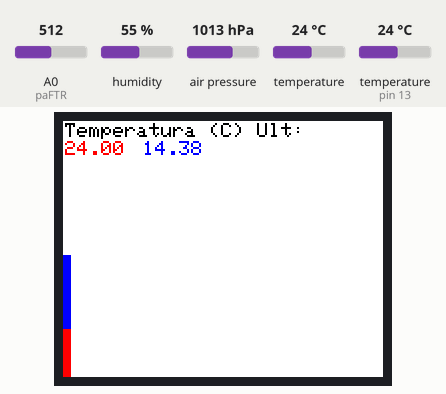
Simulated run of this sketch. Board: Arduino Uno, built with avr-gcc and run on an emulated ATmega328P. On the bench: 160×128 colour display. Inputs (shaded band) come from the test bench; at power-on: A0 (paFTR) = 512, humidity 55 %, air pressure 1013 hPa, temperature 24 °C, temperature (sensor on pin 13) 24 °C. What the sketch prints to the serial monitor is not drawn.

Above: at 1.3 s.
1.4 s: A0 (paFTR) set to 716
At 6.2 s:
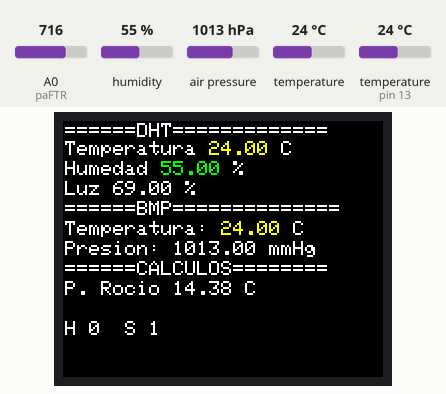
7.6 s: humidity set to 22 %
At 13.4 s:
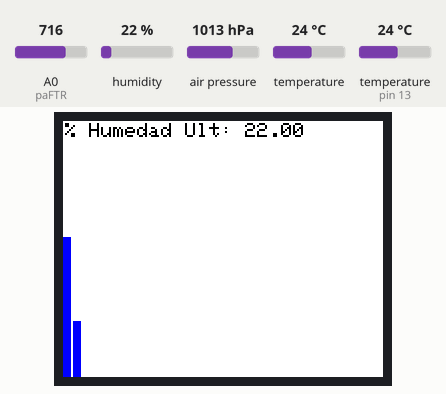
13.8 s: air pressure set to 952 hPa
At 19.9 s:
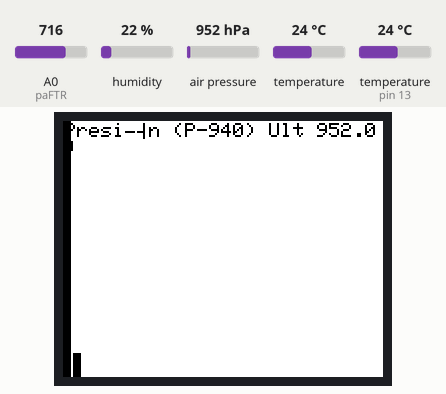
20.0 s: temperature (sensor 0) set to 12 °C
At 21.6 s:
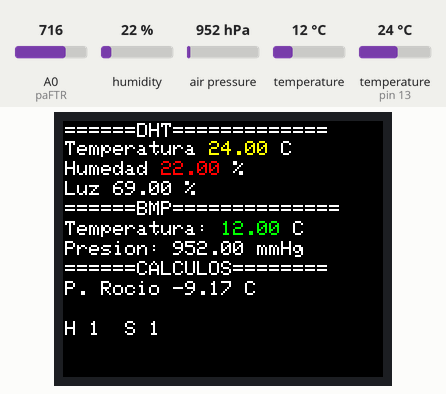
26.2 s: temperature (sensor on pin 13) set to 12 °C
At 32.1 s:
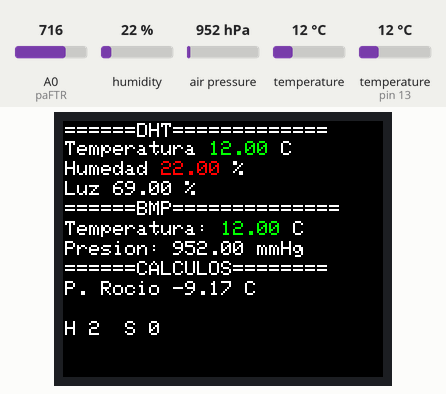
32.8 s: A0 (paFTR) set to 992
At 39.8 s:
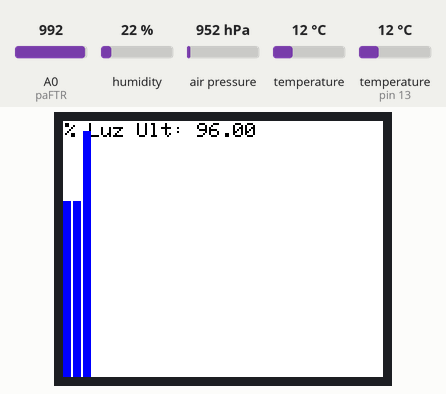
Timing chart, 0 to 40.0 s (numbered marks = the images above; inputs shaded):
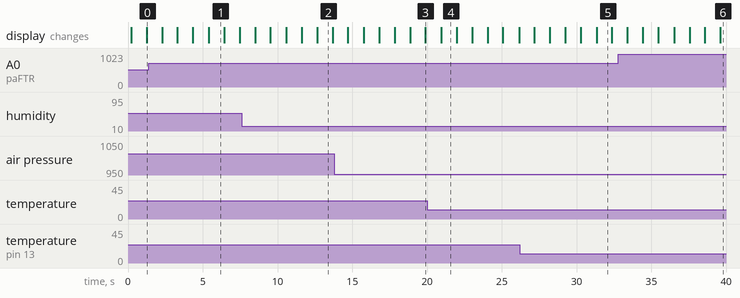

The sketch:

ESTACION_METEO_YUN.ino
```cpp
//Definicion nº pasos grafica
#define _GRAPH_PASS 40
#define _GRAPH_ANCH 5
#define _PASS_REG_GRAF 2

//Puertos
//DHT
#define pdDHT 13
//fotoresistencia
#define paFTR A0

//LCD
#define TFT_SCLK 12
#define TFT_MOSI 11
#define TFT_CS 9
#define TFT_DC 10
#define TFT_RS 8

//BMP
//define I2C_DIR_BMP

#include <Adafruit_Sensor.h>
#include <Adafruit_BMP085.h>

#include <dht.h>

#include <Adafruit_GFX.h>
#include <Adafruit_ST7735.h>


dht DHT;

Adafruit_ST7735 miPantalla = Adafruit_ST7735(TFT_CS, TFT_DC, TFT_MOSI, TFT_SCLK, TFT_RS);

Adafruit_BMP085 bmp;

float a_temp[_GRAPH_PASS];
float a_pr[_GRAPH_PASS];
float a_hum[_GRAPH_PASS];
float a_lum[_GRAPH_PASS];
float a_pres[_GRAPH_PASS];
int hora=0;
int seg=0;

void InitMat() {
  for (int i=0;i<_GRAPH_PASS;i++) {
    a_temp[i]=0;
    a_pr[i]=0;
    a_hum[i]=0;
    a_lum[i]=0;
    a_pres[i]=950;
  }
}


void setup() {
  // put your setup code here, to run once:
  miPantalla.initR(INITR_BLACKTAB);
  miPantalla.setRotation(1);
  InitMat();
  Serial.begin(9600);
  if (!bmp.begin()) {
    Serial.println("Could not find a valid BMP085 sensor, check wiring!");
    while (1) {}
  }
  Serial.println("Empezamos...");
}

void LCDColorTextoT(float &valor) {
  if (valor < 0) {
    miPantalla.setTextColor(ST7735_BLUE);
  } else if (valor >= 0 && valor < 10) {
    miPantalla.setTextColor(ST7735_YELLOW);
  } else if (valor >= 10 && valor < 20) {
    miPantalla.setTextColor(ST7735_GREEN);
  } else if(valor>=20 && valor<30) {
    miPantalla.setTextColor(ST7735_YELLOW);
  } else
  {
    miPantalla.setTextColor(ST7735_RED);
  }
}

void LCDColorTextoH(float &valor) {
  if(valor<30) {
    miPantalla.setTextColor(ST7735_RED);
  } else if(valor>=30 && valor<60) {
    miPantalla.setTextColor(ST7735_GREEN);
  } else if(valor>=60 && valor<90) {
    miPantalla.setTextColor(ST7735_YELLOW);
  } else {
    miPantalla.setTextColor(ST7735_BLUE);
  }
}

float ConvertPaTommHg(float &valor) {
  return (valor*1013.25)/101325;
}

float PuntoRocio(float &temp, float &hum) {
  return pow((hum/100),0.125)*(112+0.9*temp)+(0.1*temp)-112;
}

void LCDDatos(float &temp, float &hum, float &lum, float &press, float &temp01) {
  miPantalla.fillScreen(ST7735_BLACK);
  miPantalla.setTextColor(ST7735_WHITE);
  miPantalla.setCursor(1, 1);
  miPantalla.print("======DHT=============");
  miPantalla.setCursor(1, 10);
  miPantalla.print("Temperatura ");
  LCDColorTextoT(temp);
  miPantalla.print(temp);
  miPantalla.setTextColor(ST7735_WHITE);
  miPantalla.print(" C");
  miPantalla.setCursor(1, 20);
  miPantalla.print("Humedad ");
  LCDColorTextoH(hum);
  miPantalla.print(hum);
  miPantalla.setTextColor(ST7735_WHITE);
  miPantalla.print(" %");
  miPantalla.setCursor(1, 30);
  miPantalla.print("Luz ");
  miPantalla.print(lum);
  miPantalla.print(" %");
  miPantalla.setCursor(1, 40);
  miPantalla.print("======BMP==============");
  miPantalla.setCursor(1, 50);
  miPantalla.print("Temperatura: ");
  LCDColorTextoT(temp01);
  miPantalla.print(temp01);
  miPantalla.setTextColor(ST7735_WHITE);
  miPantalla.print(" C");
  miPantalla.setCursor(1, 60);
  miPantalla.print("Presion: ");
  miPantalla.print(ConvertPaTommHg(press));
  miPantalla.print(" mmHg");
  miPantalla.setCursor(1,70);
  miPantalla.print("======CALCULOS========");
  miPantalla.setCursor(1,80);
  miPantalla.print("P. Rocio ");
  miPantalla.print(PuntoRocio(temp01,hum));
  miPantalla.print(" C");

  miPantalla.setCursor(1,100);
  miPantalla.print("H ");
  miPantalla.print(hora);
  miPantalla.print("  S ");
  miPantalla.print(seg);
}

void ToGCoord (int &x, int &y) {
  x+=12;
  y+=8;
}

void GpTemp () {
  miPantalla.fillScreen(ST7735_WHITE);
  miPantalla.setTextColor(ST7735_BLACK);
  miPantalla.setCursor(1,1);
  miPantalla.print("Temperatura (C) Ult:");
  miPantalla.setCursor(1,10);
  miPantalla.setTextColor(ST7735_RED);
  miPantalla.print(a_temp[hora]);
  miPantalla.setCursor(40,10);
  miPantalla.setTextColor(ST7735_BLUE);
  miPantalla.print(a_pr[hora]);
  for(int i=0;i<_GRAPH_PASS;i++) {
    int y=round(a_temp[i]*128/50);
    int yp=round(a_pr[i]*128/50);
    miPantalla.fillRect(_GRAPH_ANCH*i,128-y,_GRAPH_ANCH-1,y,ST7735_RED);
    miPantalla.fillRect(_GRAPH_ANCH*i,128-y,_GRAPH_ANCH-1,yp,ST7735_BLUE);
  }
}

void GpHum() {
  miPantalla.fillScreen(ST7735_WHITE);
  miPantalla.setTextColor(ST7735_BLACK);
  miPantalla.setCursor(1,1);
  miPantalla.print("% Humedad Ult: ");
  miPantalla.print(a_hum[hora]);
  for(int i=0;i<_GRAPH_PASS;i++) {
    int y=round(a_hum[i]*128/100);
    miPantalla.fillRect(_GRAPH_ANCH*i,128-y,_GRAPH_ANCH-1,y,ST7735_BLUE);
  }
}

void GpLum() {
  miPantalla.fillScreen(ST7735_WHITE);
  miPantalla.setTextColor(ST7735_BLACK);
  miPantalla.setCursor(1,1);
  miPantalla.print("% Luz Ult: ");
  miPantalla.print(a_lum[hora]);
  for(int i=0;i<_GRAPH_PASS;i++) {
    int y=round(a_lum[i]*128/100);
    miPantalla.fillRect(_GRAPH_ANCH*i,128-y,_GRAPH_ANCH-1,y,ST7735_BLUE);
  }
}

void GpPres() {
  miPantalla.fillScreen(ST7735_WHITE);
  miPantalla.setTextColor(ST7735_BLACK);
  miPantalla.setCursor(1,1);
  miPantalla.print("Presión (P-940) Ult ");
  miPantalla.print(a_pres[hora]);
  for(int i=0;i<_GRAPH_PASS;i++) {
    int y=round(((a_pres[i]-950))* (128/20));
    miPantalla.fillRect(_GRAPH_ANCH*i,128-y,_GRAPH_ANCH-1,y,ST7735_BLACK);
  }
}

void ReordenarArrays() {
  for(int i=0;i<_GRAPH_PASS-1;i++) {
    a_temp[i]=a_temp[i+1];
    a_pr[i]=a_pr[i+1];
    a_hum[i]=a_hum[i+1];
    a_pres[i]=a_pres[i+1];
    a_lum[i]=a_lum[i+1];
  }
}

void loop() {
  // put your main code here, to run repeatedly:
  DHT.read11(pdDHT);
  float t = DHT.temperature;
  float h = DHT.humidity;
  float bt = 0, bp = 0;
  bt=bmp.readTemperature();
  bp=bmp.readPressure();
  //Serial.println(ConvertPaTommHg(bp));
  //Serial.println(l);
  float l = (float)map(analogRead(paFTR), 0, 1023, 0, 100);
  Serial.println(l);
  LCDDatos(t, h, l, bp, bt);
  delay(1000);
  if(seg==_PASS_REG_GRAF) {
    seg=0;
    hora++;
    if(hora>_GRAPH_PASS) {
      ReordenarArrays();
      hora=23;
    }
  } else {
    seg++;
  }
   a_temp[hora]=bt;
   a_pr[hora]=PuntoRocio(bt,h);
   a_hum[hora]=h;
   a_pres[hora]=ConvertPaTommHg(bp);
   a_lum[hora]=l;
   GpTemp ();
   delay(1000);
   GpHum ();
   delay(1000);
   GpLum ();
   delay(1000);
   GpPres();
   delay(1000);
}
```

Measured:
- what the display in image 1 shows lasts 1.0 s, from 5.4 s to 6.4 s
